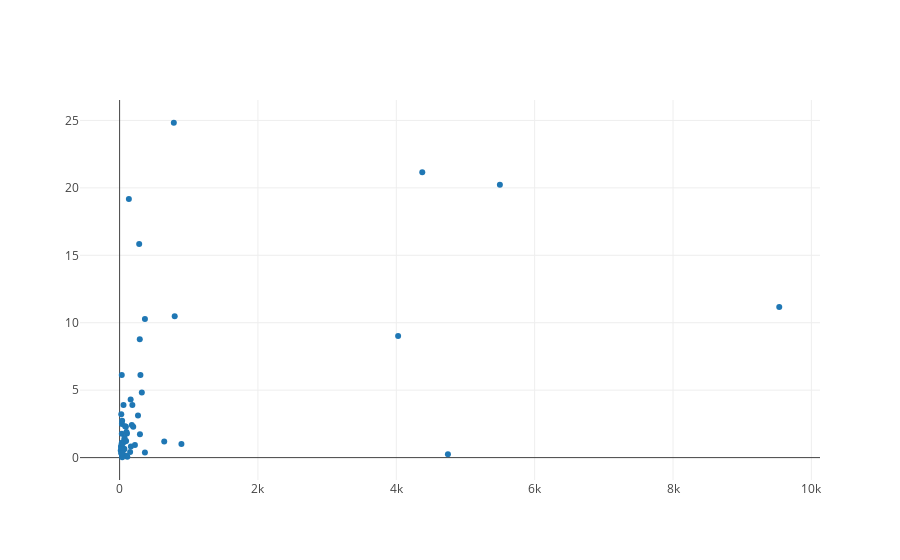

Notebook cell for this chart:
### Markdown cell above
# NPA density vs health spend per capita

### Code cell
t1 = df[df.ndensity<25]
t1 = t1[t1.ndensity>0]

# Create a trace
trace = go.Scatter(
    x = t1['hspendcap'],
    y = t1['ndensity'],
    mode = 'markers',
    text = df['country']
)

data = [trace]

# Plot and embed in ipython notebook!
py.offline.iplot(data)
